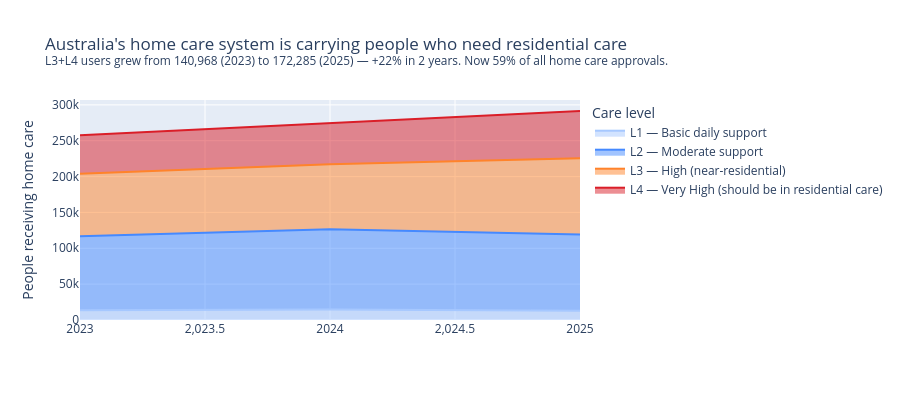

Notebook code cell kept with this figure:
### Markdown cell above
## What: The Scale of the Problem

Before naming specific communities, we need to understand the national picture.

The home care system was designed to keep people in their homes with support. But it is increasingly being used as a **holding pattern** — people approved for L3 and L4 care (near-residential intensity) who cannot access a residential bed, so they stay at home with ever-increasing care needs.

**What L3 and L4 actually means:**
- **L3 (High):** Requires significant daily assistance — help with bathing, dressing, medication management, meal preparation. Roughly equivalent to 3–4 hours of care per day.
- **L4 (Very High):** Requires near-constant support — dementia care, complex wound management, mobility assistance. These are people who, in most clinical assessments, belong in residential care.

The chart below shows how the composition of home care has shifted since 2023.

### Code cell
nat = users.groupby('year')[[
    'hcp_level1','hcp_level2','hcp_level3','hcp_level4','total_homecare'
]].sum().reset_index()

nat_melt = nat.melt(
    id_vars='year',
    value_vars=['hcp_level1','hcp_level2','hcp_level3','hcp_level4'],
    var_name='level', value_name='users'
)
nat_melt['level_label'] = nat_melt['level'].map({
    'hcp_level1': 'L1 — Basic daily support',
    'hcp_level2': 'L2 — Moderate support',
    'hcp_level3': 'L3 — High (near-residential)',
    'hcp_level4': 'L4 — Very High (should be in residential care)'
})

hcp_2023 = users[users['year']==2023]['hcp_high_needs'].sum()
hcp_2025 = users[users['year']==2025]['hcp_high_needs'].sum()
pct_2025 = users[users['year']==2025]['hcp_high_needs'].sum() / users[users['year']==2025]['total_homecare'].sum() * 100

fig = px.area(
    nat_melt,
    x='year', y='users', color='level_label',
    category_orders={'level_label': [
        'L1 — Basic daily support',
        'L2 — Moderate support',
        'L3 — High (near-residential)',
        'L4 — Very High (should be in residential care)'
    ]},
    color_discrete_map={
        'L1 — Basic daily support':                   '#a6c8ff',
        'L2 — Moderate support':                      '#4589ff',
        'L3 — High (near-residential)':               '#ff832b',
        'L4 — Very High (should be in residential care)': '#da1e28'
    },
    title='Australia\'s home care system is carrying people who need residential care<br>'
          f'<sup>L3+L4 users grew from {hcp_2023:,.0f} (2023) to {hcp_2025:,.0f} (2025) — '
          f'+22% in 2 years. Now {pct_2025:.0f}% of all home care approvals.</sup>',
    labels={'users': 'People receiving home care', 'year': '', 'level_label': 'Care level'}
)
fig.update_layout(height=400)
fig.show()

print(f'Key number: {pct_2025:.1f}% of all home care approvals are now L3 or L4 (2025).')
print(f'These {hcp_2025:,.0f} people need residential care — but the beds are not there.')

### Figure 1 — Plotly figure (JSON) as saved in the notebook; plotly's stock layout.template omitted (floating-point values rounded to 4 significant figures)
{"data": [{"fillpattern": {"shape": ""}, "hovertemplate": "Care level=L1 — Basic daily support<br>=%{x}<br>People receiving home care=%{y}<extra></extra>", "legendgroup": "L1 — Basic daily support", "line": {"color": "#a6c8ff"}, "marker": {"symbol": "circle"}, "mode": "lines", "name": "L1 — Basic daily support", "orientation": "v", "showlegend": true, "stackgroup": "1", "type": "scatter", "x": [2023, 2024, 2025], "xaxis": "x", "y": [13425, 14773, 12790], "yaxis": "y"}, {"fillpattern": {"shape": ""}, "hovertemplate": "Care level=L2 — Moderate support<br>=%{x}<br>People receiving home care=%{y}<extra></extra>", "legendgroup": "L2 — Moderate support", "line": {"color": "#4589ff"}, "marker": {"symbol": "circle"}, "mode": "lines", "name": "L2 — Moderate support", "orientation": "v", "showlegend": true, "stackgroup": "1", "type": "scatter", "x": [2023, 2024, 2025], "xaxis": "x", "y": [103294, 111661, 106360], "yaxis": "y"}, {"fillpattern": {"shape": ""}, "hovertemplate": "Care level=L3 — High (near-residential)<br>=%{x}<br>People receiving home care=%{y}<extra></extra>", "legendgroup": "L3 — High (near-residential)", "line": {"color": "#ff832b"}, "marker": {"symbol": "circle"}, "mode": "lines", "name": "L3 — High (near-residential)", "orientation": "v", "showlegend": true, "stackgroup": "1", "type": "scatter", "x": [2023, 2024, 2025], "xaxis": "x", "y": [87311, 90762, 106327], "yaxis": "y"}, {"fillpattern": {"shape": ""}, "hovertemplate": "Care level=L4 — Very High (should be in residential care)<br>=%{x}<br>People receiving home care=%{y}<extra></extra>", "legendgroup": "L4 — Very High (should be in residential care)", "line": {"color": "#da1e28"}, "marker": {"symbol": "circle"}, "mode": "lines", "name": "L4 — Very High (should be in residential care)", "orientation": "v", "showlegend": true, "stackgroup": "1", "type": "scatter", "x": [2023, 2024, 2025], "xaxis": "x", "y": [53657, 57624, 65958], "yaxis": "y"}], "layout": {"height": 400, "legend": {"title": {"text": "Care level"}, "tracegroupgap": 0}, "title": {"text": "Australia's home care system is carrying people who need residential care<br><sup>L3+L4 users grew from 140,968 (2023) to 172,285 (2025) — +22% in 2 years. Now 59% of all home care approvals.</sup>"}, "xaxis": {"anchor": "y", "domain": [0, 1], "title": {"text": ""}}, "yaxis": {"anchor": "x", "domain": [0, 1], "title": {"text": "People receiving home care"}}}}
